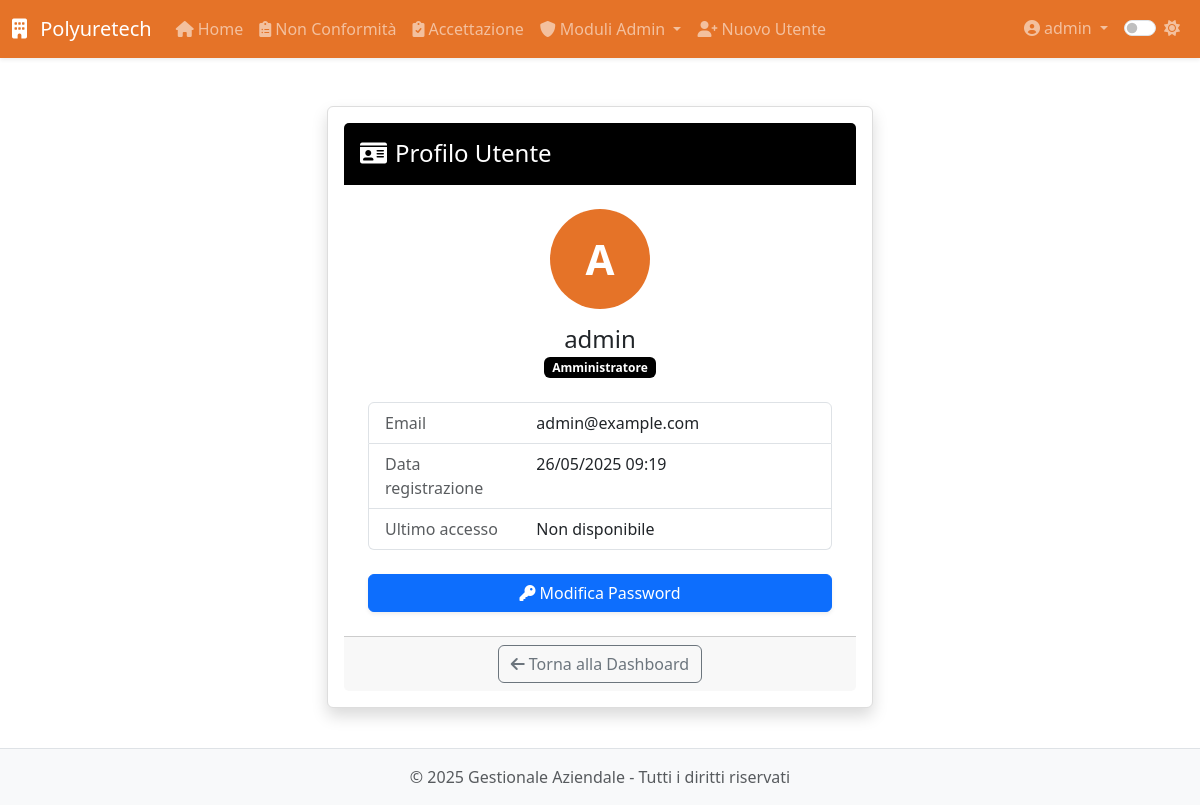
The page /profile (signed in) on the database as committed earlier.
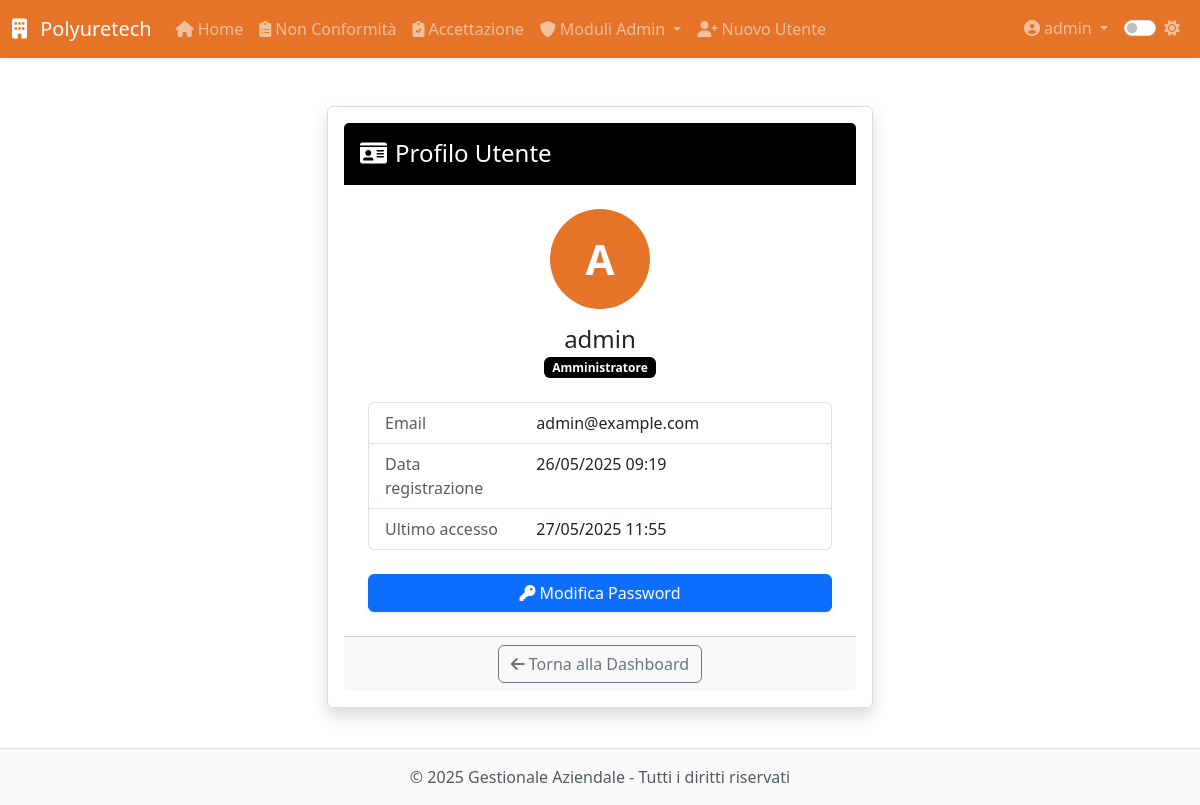
The same page on the database as committed later.
### app/models.py (models this page shows, shortened)
class User(UserMixin, db.Model):
    __tablename__ = 'users'
    id = db.Column(db.Integer, primary_key=True)
    username = db.Column(db.String(64), unique=True, nullable=False, index=True)
    email = db.Column(db.String(120), unique=True, nullable=False, index=True)
    password_hash = db.Column(db.String(128), nullable=False)
    role = db.Column(db.String(20), default='operatore')  # 'operatore' o 'admin'
    created_at = db.Column(db.DateTime, default=datetime.utcnow)
    last_login = db.Column(db.DateTime)
    is_active = db.Column(db.Boolean, default=True)
    is_admin = db.Column(db.Boolean, default=False)
    modules = db.Column(db.String(255), default='')  # Lista di moduli accessibili separati da virgola
    modulo1_entries = db.relationship('Modulo1Entry',
                               backref='author',
                               lazy='dynamic',
                               foreign_keys='Modulo1Entry.user_id')
    modulo5_entries = db.relationship('Modulo5Entry',
                               backref='author',
                               lazy='dynamic',
                               foreign_keys='Modulo5Entry.user_id')
    def is_admin(self):
        return self.role == 'admin'

### app/routes/auth.py (the view)
@auth.route('/profile')
@login_required
def profile():
    return render_template('auth/profile.html', title='Profilo')

### app/__init__.py (called while the page is built)
def register_jinja_filters(app):
    @app.template_filter('format_date')
    def format_date(value, format='%d/%m/%Y'):
        if value:
            return value.strftime(format)
        return ""
    @app.template_filter('format_currency')
    def format_currency(value):
        """Formatta un valore come valuta"""
        if value is not None:
            return f"€ {value:,.2f}".replace(",", "X").replace(".", ",").replace("X", ".")
        return "€ 0,00"
    @app.template_filter('truncate_text')
    def truncate_text(text, length=100):
        """Tronca il testo alla lunghezza specificata"""
        if text and len(text) > length:
            return text[:length] + "..."
        return text if text else ""

### app/models.py (called while the page is built)
@login_manager.user_loader
def load_user(id):
    return User.query.get(int(id))

### app/templates/auth/profile.html (shortened to what this page needs)
{% extends "base.html" %}
{% block content %}
<div class="row justify-content-center">
    <div class="col-md-8 col-lg-6">
        <div class="card shadow">
            <div class="card-header bg-primary text-white">
                <h4 class="my-2"><i class="fas fa-id-card me-2"></i>Profilo Utente</h4>
            </div>
            <div class="card-body p-4">
                <div class="text-center mb-4">
                    <div class="avatar-circle mx-auto mb-3">
                        <span class="avatar-initials">{{ current_user.username[:1] | upper }}</span>
                    </div>
                    <h4 class="mb-0">{{ current_user.username }}</h4>
                    <p class="text-muted">
                        <span class="badge bg-{{ 'primary' if current_user.is_admin() else 'secondary' }}">
                            {{ 'Amministratore' if current_user.is_admin() else 'Operatore' }}
                        </span>
                    </p>
                </div>
                <div class="list-group mb-4">
                    <div class="list-group-item">
                        <div class="row">
                            <div class="col-md-4 text-muted">Email</div>
                            <div class="col-md-8 text-truncate">{{ current_user.email }}</div>
                        </div>
                    </div>
                    <div class="list-group-item">
                        <div class="row">
                            <div class="col-md-4 text-muted">Data registrazione</div>
                            <div class="col-md-8">{{ current_user.created_at | format_date('%d/%m/%Y %H:%M') }}</div>
                        </div>
                    </div>
                    <div class="list-group-item">
                        <div class="row">
                            <div class="col-md-4 text-muted">Ultimo accesso</div>
                            <div class="col-md-8">
                                {% if current_user.last_login %}
                                    {{ current_user.last_login | format_date('%d/%m/%Y %H:%M') }}
                                {% else %}
                                    Non disponibile
                                {% endif %}
                            </div>
                        </div>
                    </div>
                </div>
                <div class="d-grid gap-2">
                    <a href="{{ url_for('auth.change_password') }}" class="btn btn-primary">
                        <i class="fas fa-key me-1"></i>Modifica Password
                    </a>
                </div>
            </div>
            <div class="card-footer text-center">
                <a href="{{ url_for('index') }}" class="btn btn-outline-secondary">
                    <i class="fas fa-arrow-left me-1"></i>Torna alla Dashboard
                </a>
            </div>
        </div>
    </div>
</div>
{% endblock %}

### app/templates/base.html (shortened to what this page needs)
<!DOCTYPE html>
<html lang="it">
<head>
    <link href="https://cdn.jsdelivr.net/npm/bootstrap@5.3.0-alpha1/dist/css/bootstrap.min.css" rel="stylesheet">
    <link rel="stylesheet" href="https://cdnjs.cloudflare.com/ajax/libs/font-awesome/6.0.0/css/all.min.css">
    <link id="theme-style" rel="stylesheet" href="{{ url_for('static', filename='css/theme-' + theme + '.css') }}">
    <link rel="stylesheet" href="{{ url_for('static', filename='css/style.css') }}">
    <link rel="stylesheet" href="{{ url_for('static', filename='css/modulo8.css') }}">
</head>
<body>
    <header class="navbar navbar-expand-lg navbar-dark bg-primary sticky-top shadow-sm">
        <div class="container-fluid">
            <a class="navbar-brand" href="{{ url_for('dashboard.index') }}">
                <i class="fas fa-building me-2"></i> Polyuretech
            </a>
            <div class="collapse navbar-collapse" id="navbarMain">
                {% if current_user.is_authenticated %}
                <ul class="navbar-nav me-auto">
                    <li class="nav-item">
                        <a class="nav-link" href="{{ url_for('dashboard.index') }}">
                            <i class="fas fa-home me-1"></i>Home
                        </a>
                    </li>
                    <li class="nav-item">
                        <a class="nav-link" href="{{ url_for('modulo1.index') }}">
                            <i class="fas fa-clipboard-list me-1"></i>Non Conformità
                        </a>
                    </li>
                    <li class="nav-item">
                        <a class="nav-link" href="{{ url_for('modulo5.index') }}">
                            <i class="fas fa-clipboard-check me-1"></i>Accettazione
                        </a>
                    </li>
                    {% if current_user.is_admin() %}
                    <li class="nav-item dropdown">
                        <a class="nav-link dropdown-toggle" href="#" id="adminModulesDropdown" data-bs-toggle="dropdown">
                            <i class="fas fa-shield-alt me-1"></i>Moduli Admin
                        </a>
                    </li>
                    <li class="nav-item">
                        <a class="nav-link" href="{{ url_for('auth.register') }}">
                            <i class="fas fa-user-plus me-1"></i>Nuovo Utente
                        </a>
                    </li>
                    {% endif %}
                </ul>
                <ul class="navbar-nav ms-auto">
                    <li class="nav-item dropdown">
                        <a class="nav-link dropdown-toggle" href="#" id="userDropdown" data-bs-toggle="dropdown">
                            <i class="fas fa-user-circle me-1"></i>{{ current_user.username }}
                        </a>
                    </li>
                    <li class="nav-item">
                        <div class="nav-link">
                            <div class="form-check form-switch">
                                <input class="form-check-input" type="checkbox" id="darkModeToggle" {% if theme == 'dark' %}checked{% endif %}>
                                <label class="form-check-label" for="darkModeToggle">
                                    <i id="theme-icon" class="fas {% if theme == 'dark' %}fa-moon{% else %}fa-sun{% endif %}"></i>
                                </label>
                            </div>
                        </div>
                    </li>
                </ul>
                {% endif %}
            </div>
        </div>
    </header>
    <main class="container py-4">
        {% block content %}{% endblock %}
    </main>
    <footer class="footer mt-auto py-3 bg-light">
        <div class="container text-center">
            <span class="text-muted">&copy; {{ current_year }} {{ app_name }} - Tutti i diritti riservati</span>
        </div>
    </footer>
</body>
</html>

Rows that differ between the two databases and show on the page:
changed User "admin": last_login (not shown) → "27/05/2025 11:55"
Other text that changed with them:
text no longer shown: "Non disponibile"
